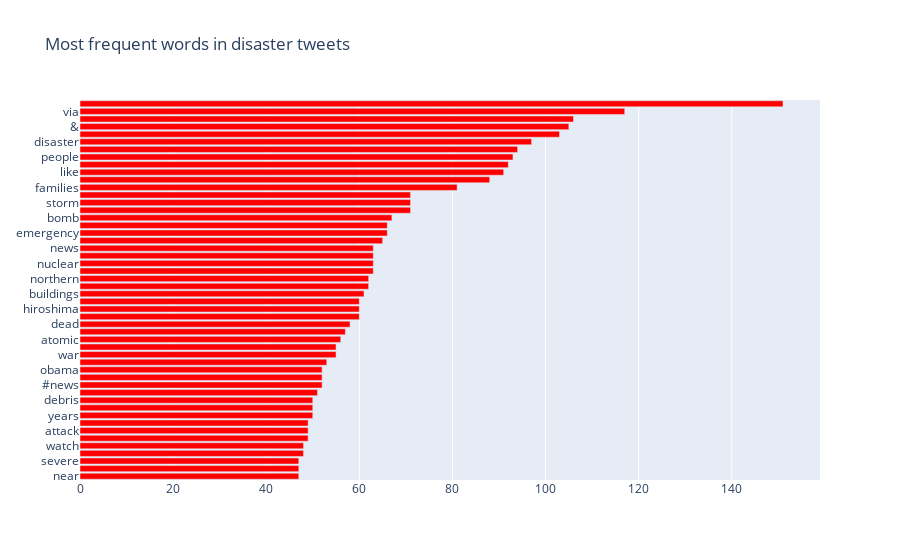

Notebook code for this chart:
### Code cell
# Ref: http://www.locallyoptimal.com/blog/2013/01/20/elegant-n-gram-generation-in-python/

from collections import defaultdict
from nltk.corpus import stopwords
stop = stopwords.words('english')

def generate_ngrams(text, n_gram=1):
    tokens = [token for token in text.lower().split() if token != "" if token not in stop and len(token) > 1]    
    # generate n_grams
    ngrams = zip(*[tokens[i:] for i in range(n_gram)])
    # join all the ngrams
    return [" ".join(ngram) for ngram in ngrams]


def plot_bar(df, color):
    trace = go.Bar(
                    y = df['word'].values[::-1],
                    x = df['frequency'].values[::-1],
                    orientation='h',
                    marker = dict(
                                color= color),
    )
    return trace
                 
freq_dict = defaultdict(int)
for sent in train1['text']:
    for word in generate_ngrams(sent):
        freq_dict[word]+=1
        
# create a dataframe
# sort the dictionary by the values
# Method: 1 create a dataframe and sort
#pd.DataFrame(freq_dict.items(), columns=['words', 'count']).sort_values('count', ascending=False).reset_index(drop=True)

# Method: 2 sort the dictionary and then create the dataframe
freq_sorted = pd.DataFrame(sorted(freq_dict.items(), key = lambda x: x[1])[::-1], columns=['word', 'frequency'])

trace = plot_bar(freq_sorted.head(50), 'red')
layout = go.Layout(title = 'Most frequent words in disaster tweets')
fig = go.Figure(trace, layout)
py.iplot(fig)
plt.show()

### Figure 1 — Plotly figure (JSON) as saved in the notebook; plotly's stock layout.template omitted (floating-point values rounded to 4 significant figures)
{"data": [{"marker": {"color": "red"}, "orientation": "h", "type": "bar", "x": [47, 47, 47, 48, 48, 49, 49, 49, 50, 50, 50, 51, 52, 52, 52, 53, 55, 55, 56, 57, 58, 60, 60, 60, 61, 62, 62, 63, 63, 63, 63, 65, 66, 66, 67, 71, 71, 71, 81, 88, 91, 92, 93, 94, 97, 103, 105, 106, 117, 151], "y": ["near", "collapse", "severe", "first", "watch", "may", "attack", "wildfire", "years", "accident", "debris", "car", "#news", "new", "obama", "fatal", "war", "homes", "atomic", "still", "dead", "burning", "hiroshima", "bomber", "buildings", "fires", "northern", "one", "nuclear", "bombing", "news", "crash", "emergency", "get", "bomb", "two", "storm", "train", "families", "california", "like", "killed", "people", "police", "disaster", "suicide", "&amp;", "...", "via", "fire"]}], "layout": {"title": {"text": "Most frequent words in disaster tweets"}}}
